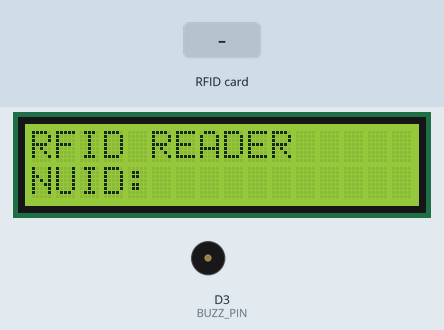
Bench run of a sketch on a simulated ESP8266 (NodeMCU). On the bench: 16×2 character LCD, buzzer (waves = sounding, pin HIGH). Inputs (shaded band) come from the test bench. WiFi joins after 1.5 s; servers stay silent unless stated; what the sketch prints to the serial monitor is not drawn.

Above: at 4.8 s.
4.9 s: RFID card 12 E4 4A 1B held to the reader
At 5.11 s:
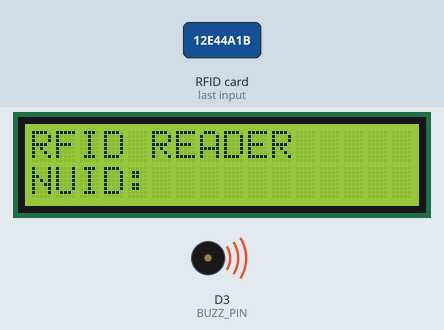
At 7.6 s:
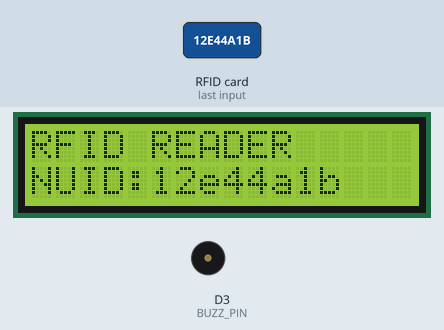
7.8 s: RFID card 5E 7A 19 C4 held to the reader
At 11.1 s:
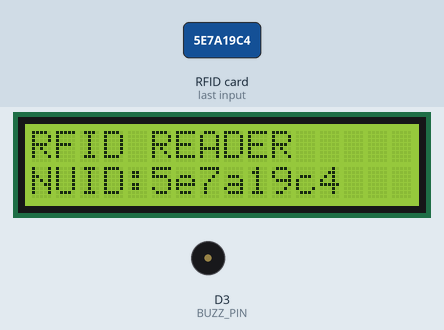
Timing chart, 0 to 12.6 s (numbered marks = the images above; inputs shaded):
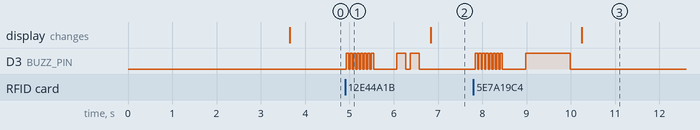

Measured:
- after the input at 4.9 s, D3 (BUZZ_PIN): goes 7 × (HIGH 0.05 s, LOW 0.03 s), HIGH 0.05 s, LOW 0.53 s, HIGH 0.20 s, LOW 0.10 s, HIGH 0.20 s, then LOW, starting at once
- after the input at 7.8 s, D3 (BUZZ_PIN): goes 7 × (HIGH 0.05 s, LOW 0.03 s), HIGH 0.05 s, LOW 0.53 s, HIGH 1.0 s, then LOW, starting at once; the display: changes after 2.4 s (image 3)

The sketch:

Modul12_RFID_RC522.ino
```cpp
// MODUL 12 - Identifikasi Berbasis RFID (MFRC522)
// Library ESP8266 WiFi dan Firebase ESP8266
#include <ESP8266WiFi.h>
#include <FirebaseESP8266.h>
// Library LCD 16x2 I2C
#include <Wire.h>
#include <LiquidCrystal_I2C.h>
// Library RFID
#include <SPI.h>
#include <MFRC522.h>

// Koneksi PIN RFID ke PIN NodeMCU
// RST/Reset   RST         D0
// SPI SS      SDA (SS)    D8
// SPI MOSI    MOSI        D7
// SPI MISO    MISO        D6
// SPI SCK     SCK         D5
#define RST_PIN D0
#define SS_PIN  D8

#define WIFI_SSID "SSID_WIFI"
#define WIFI_PASSWORD "PASS_WIFI"
#define DATABASE_URL "project_id.firebaseio.com"
#define API_KEY "database_secret"

// PIN Buzzer terhubung ke PIN D3 NodeMCU
#define BUZZ_PIN D3

FirebaseData fbdo;                              // Firebase objek
LiquidCrystal_I2C lcd(0x27, 16, 2);             // LCD objek, alamat I2C 0x27, 16x2 karakter
MFRC522 mfrc522(SS_PIN, RST_PIN);               // MFRC522 objek
String user = "user_id";                        // Nama pengguna pada Aplikasi IoT KIT

String nuid;                                    // Variabel penyimpan NUID kartu yang terbaca
String rfid_tag = "12e44a1b";                   // NUID kartu terdaftar (kartu master) - huruf kecil

// Deklarasi fungsi buzzer
void buzz_auth();
void buzz_accepted();
void buzz_denied();

void setup() {
  Serial.begin(115200);
  pinMode(BUZZ_PIN, OUTPUT);                    // Pin Buzzer sebagai output
  digitalWrite(BUZZ_PIN, LOW);                  // Kondisi awal Buzzer OFF

  SPI.begin();                                  // Memulai komunikasi SPI dengan RFID
  mfrc522.PCD_Init();                           // Inisialisasi RFID

  lcd.init();
  lcd.backlight();
  lcd.print("Trainer Kit IoT");

  WiFi.begin(WIFI_SSID, WIFI_PASSWORD);
  Serial.print("Connecting to Wi-Fi");
  while (WiFi.status() != WL_CONNECTED) {
    Serial.print(".");
    delay(300);
  }
  Serial.println();
  Serial.print("Connected with IP: ");
  Serial.println(WiFi.localIP());
  Serial.println();
  Serial.printf("Firebase Client v%s\n\n", FIREBASE_CLIENT_VERSION);
  Firebase.begin(DATABASE_URL, API_KEY);
  Firebase.reconnectWiFi(true);
  delay(2000);
  lcd.clear();
}

void loop() {
  lcd.setCursor(0, 0);
  lcd.print("RFID READER");
  lcd.setCursor(0, 1);
  lcd.print("NUID:");

  // Membaca dan verifikasi kartu
  if (!mfrc522.PICC_IsNewCardPresent()) { return; }
  if (!mfrc522.PICC_ReadCardSerial())   { return; }

  Serial.print("UID tag : ");
  String tag_id = "";

  // NUID disatukan dan disimpan pada 'tag_id' (setiap byte dibuat 2 digit HEX)
  for (byte i = 0; i < mfrc522.uid.size; i++) {
    if (mfrc522.uid.uidByte[i] < 0x10) tag_id += "0";
    tag_id.concat(String(mfrc522.uid.uidByte[i], HEX));
  }
  nuid = tag_id;   // Menyimpan NUID ke variabel global 'nuid'

  // Pencocokan NUID yang tersimpan dengan yang terbaca
  // Nada Buzzer berbeda untuk akses diterima dan ditolak
  if (rfid_tag == nuid) {
    buzz_auth();
    buzz_accepted();
  } else {
    buzz_auth();
    buzz_denied();
  }

  if (nuid.length() > 0) {
    // Mengirim data NUID ke database dengan alamat /user/indicator1
    Firebase.setString(fbdo, "/" + user + "/indicator1", nuid);
  }

  // Mencetak NUID pada LCD dan serial monitor
  lcd.setCursor(5, 1);
  lcd.print(nuid);
  Serial.println(nuid);

  mfrc522.PICC_HaltA();        // Hentikan kartu agar tidak terbaca berulang
  mfrc522.PCD_StopCrypto1();
}

// Fungsi nada Buzzer saat memindai kartu
void buzz_auth() {
  for (int x = 0; x < 8; x++) {
    digitalWrite(BUZZ_PIN, HIGH);
    delay(50);
    digitalWrite(BUZZ_PIN, LOW);
    delay(30);
  }
  delay(500);
}

// Fungsi nada Buzzer saat akses diterima
void buzz_accepted() {
  for (int x = 0; x < 2; x++) {
    digitalWrite(BUZZ_PIN, HIGH);
    delay(200);
    digitalWrite(BUZZ_PIN, LOW);
    delay(100);
  }
}

// Fungsi nada Buzzer saat akses ditolak
void buzz_denied() {
  digitalWrite(BUZZ_PIN, HIGH);
  delay(1000);
  digitalWrite(BUZZ_PIN, LOW);
  delay(100);
}
```
